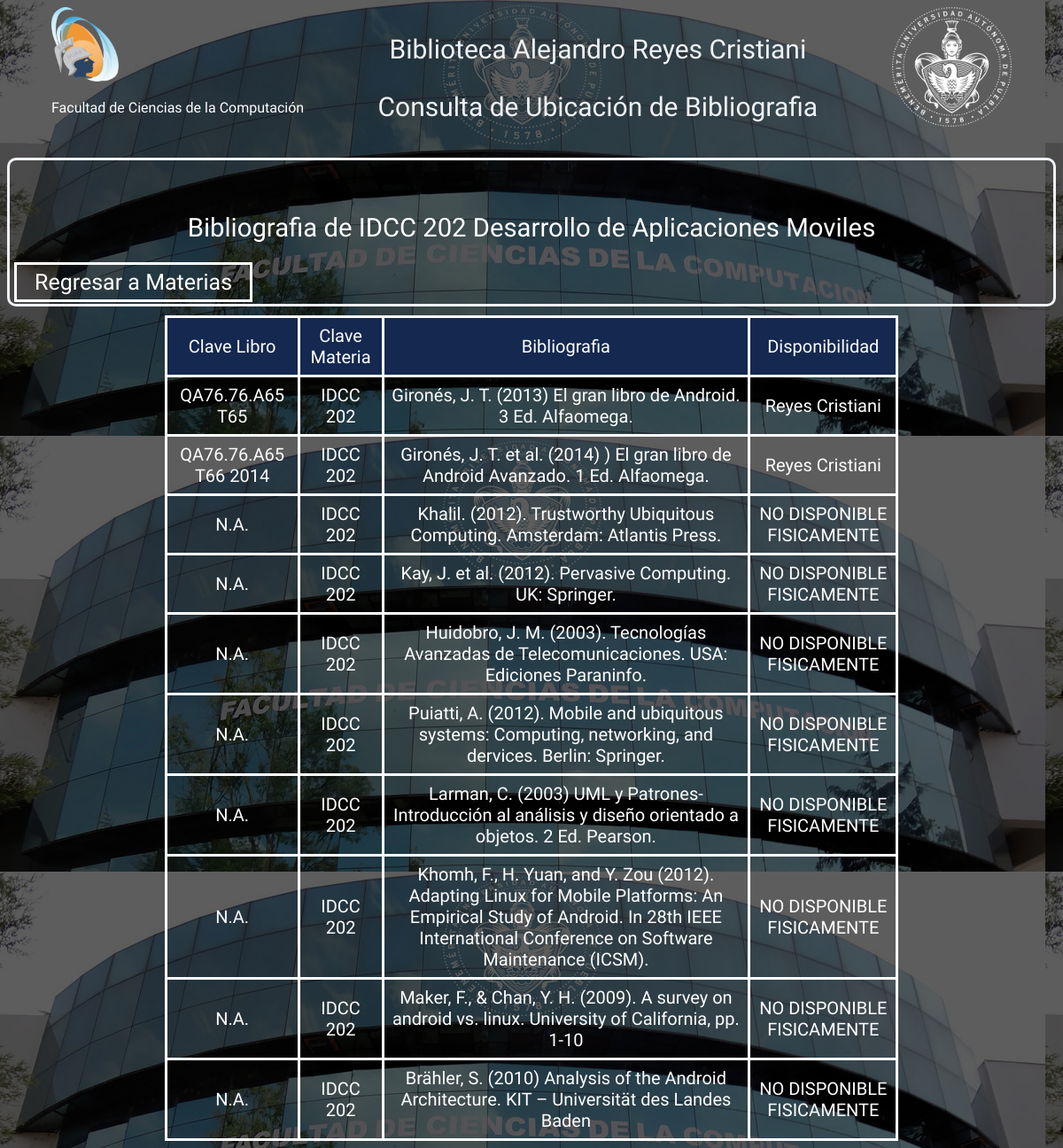
Screenshot of /destino.php?var1=IDCC 202&var2=Desarrollo de Aplicaciones Moviles with the database file from the repository.
### tables this page shows
CREATE TABLE `libros` (
  `ID` int(11) NOT NULL,
  `Clave Libro` varchar(30) NOT NULL,
  `Clave Materia` varchar(20) NOT NULL,
  `Bibliografia` text NOT NULL,
  `Disponibilidad` text NOT NULL
);

### destino.php (the view, shortened to what this page needs)
<?php
$v1=$_GET['var1'];
$v7=$_GET['var2'];
?>
<!doctype html>
<?php
	$conexion=mysqli_connect('localhost','root','','libros y materias');
?>
<html>
	<head>
		<link rel="stylesheet" type="text/css" href="./css/styledestino.css">
		</head>
<body>
		<div class="upper">
		<div class="lgo">
			<img src="images/logo.png" alt="icone" class="icon"width="75.666666667" height="84"><p class="logotext">Facultad de Ciencias de la Computación</p>
		</div>
		<header>
		<h1>
				<p>Biblioteca Alejandro Reyes Cristiani</p>
				<p>Consulta de Ubicación de Bibliografia</p>
			</h1>
		</header>
		<img src="images/escudo_BUAP.png" alt="icone" class="icon"width="135.4" height="135.2">
	</div>
	<nav>
		<h3 class="subtitle">Bibliografia de <?php echo $v1;?> <?php echo $v7;?> </h3>
		<a id="strt" href='index.php'>Regresar a Materias </a>
	</nav>
	<table id="bibl">
	<tr>
	<th>Clave Libro</th>
	<th>Clave Materia</th>
	<th>Bibliografia</th>
	<th>Disponibilidad</th>
	</tr>
	<?php
		$x1="SELECT * FROM `libros` WHERE `Clave Materia` LIKE";
		$x2="'";
		$x4="'";
		$sql=$x1.$x2.$v1.$x4;
		$result=mysqli_query($conexion,$sql);
	while($mostrar=mysqli_fetch_array($result)){
	?>
	<tr>
	<td><?php echo $mostrar['Clave Libro'] ?></td>
	<td><?php echo $mostrar['Clave Materia'] ?></td>
	<td><?php echo $mostrar['Bibliografia'] ?></td>
	<td><?php echo $mostrar['Disponibilidad'] ?></td>
	</tr>
	<?php
	}
	?>
	</table>
</body>
</html>

### css/styledestino.css (style rules this page uses)
body { background-color: #DAE1E7; background-image:url(../images/hero.jpg); }
h1 { text-align: center; font: 150% sans-serif; background-color: none; margin:0px; font-weight: normal; color: #EFF2F6; }
p { font-weight: normal; font-family: 'Tajawal',sans-serif; }
table { width: 70%; position: center; margin: auto; border-collapse: collapse; font-family: 'Tajawal', sans-serif; }
#bibl td, #bibl th { border: solid black 1px, solid #ddd; padding: 8px; text-align: center; color:white; border: 3px solid white; font-size: 20px; }
.logotext { font-family: 'Tajawal', sans-serif; color: white; }
.subtitle { text-align: center; font-family: 'Tajawal', sans-serif; font-weight: normal; color: white; }
a:link { color: white; text-decoration: none; font-family: 'Tajawal', sans-serif; }
th { background: #142850; font-family: 'Tajawal', sans-serif; font-weight: normal; text-align: center; color: #EFF2F6; }
header { display: flex; font-size: 20px; }
nav { background-color: none; color: #EFF2F6; border-radius: 10px; padding-top: 10px; padding-bottom: 10px; margin-top: 10px; margin-bottom: 10px; border-style: solid; font-size: 25px; }
.subtitle { padding-top: 20px; text-align: center; color: white; }
#strt { text-align: center; color: white; padding-left: 20px; padding-right: 20px; padding-top: 5px; padding-bottom: 5px; margin-left: 5px; margin-bottom: 5px; border: solid; }
.upper { display:flex; align-self: center; margin-left: 50px; margin-right: 50px; justify-content: space-between; }

### rows the page displays
libros: Clave Libro "QA76.76.A65 T65", Clave Materia "IDCC 202", Bibliografia "Gironés, J. T. (2013) El gran libro de Android. 3 Ed. Alfaomega.", Disponibilidad "Reyes Cristiani"
libros: Clave Libro "QA76.76.A65 T66 2014", Clave Materia "IDCC 202", Bibliografia "Gironés, J. T. et al. (2014) ) El gran libro de Android Avanzado. 1 Ed. Alfaomega.", Disponibilidad "Reyes Cristiani"
libros: Clave Libro "N.A.", Clave Materia "IDCC 202", Bibliografia "Khalil. (2012). Trustworthy Ubiquitous Computing. Amsterdam: Atlantis Press.", Disponibilidad "NO DISPONIBLE FISICAMENTE"
libros: Clave Libro "N.A.", Clave Materia "IDCC 202", Bibliografia "Kay, J. et al. (2012). Pervasive Computing. UK: Springer.", Disponibilidad "NO DISPONIBLE FISICAMENTE"
libros: Clave Libro "N.A.", Clave Materia "IDCC 202", Bibliografia "Huidobro, J. M. (2003). Tecnologías Avanzadas de Telecomunicaciones. USA: Ediciones Paraninfo.", Disponibilidad "NO DISPONIBLE FISICAMENTE"
libros: Clave Libro "N.A.", Clave Materia "IDCC 202", Bibliografia "Puiatti, A. (2012). Mobile and ubiquitous systems: Computing, networking, and dervices. Berlin: Springer.", Disponibilidad "NO DISPONIBLE FISICAMENTE"
libros: Clave Libro "N.A.", Clave Materia "IDCC 202", Bibliografia "Larman, C. (2003) UML y Patrones-Introducción al análisis y diseño orientado a objetos. 2 Ed. Pearson.", Disponibilidad "NO DISPONIBLE FISICAMENTE"
libros: Clave Libro "N.A.", Clave Materia "IDCC 202", Bibliografia "Khomh, F., H. Yuan, and Y. Zou (2012). Adapting Linux for Mobile Platforms: An Empirical Study of Android. In 28th IEEE International Conference on Software Maintenance (ICSM).", Disponibilidad "NO DISPONIBLE FISICAMENTE"
libros: Clave Libro "N.A.", Clave Materia "IDCC 202", Bibliografia "Maker, F., & Chan, Y. H. (2009). A survey on android vs. linux. University of California, pp. 1-10", Disponibilidad "NO DISPONIBLE FISICAMENTE"
libros: Clave Libro "N.A.", Clave Materia "IDCC 202", Bibliografia "Brähler, S. (2010) Analysis of the Android Architecture. KIT – Universität des Landes Baden", Disponibilidad "NO DISPONIBLE FISICAMENTE"

### other values shown
$v1 "IDCC 202"
$v7 "Desarrollo de Aplicaciones Moviles"
